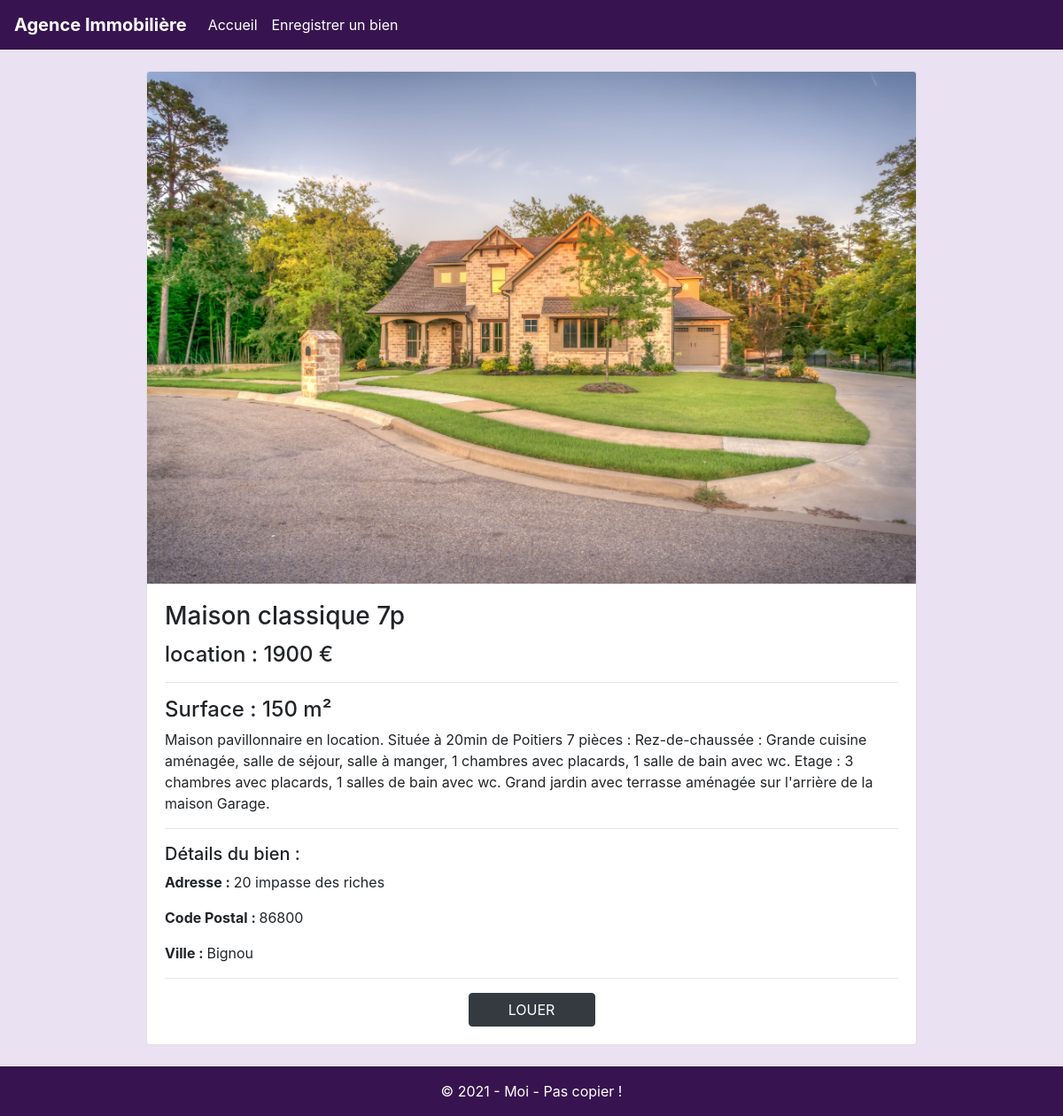
The app's page /logement.php?id_logement=3 with its own data.
### tables this page shows
CREATE TABLE `logement` (
  `id_logement` int(11) NOT NULL,
  `titre` varchar(255) NOT NULL,
  `adresse` varchar(255) NOT NULL,
  `ville` varchar(255) NOT NULL,
  `cp` int(5) UNSIGNED ZEROFILL NOT NULL,
  `surface` int(5) NOT NULL,
  `prix` int(7) NOT NULL,
  `photo` varchar(255) NOT NULL,
  `type` enum('location','vente') NOT NULL,
  `description` text NOT NULL
);

### logement.php (the view)
<?php
require_once('include/init.inc.php');
if(isset($_GET['id_logement']) && !empty($_GET['id_logement']))
{
    $data = $bdd->prepare("SELECT * FROM logement WHERE id_logement = :id_logement");
    $data->bindValue(':id_logement', $_GET['id_logement'], PDO::PARAM_INT);
    $data->execute();
    if($data->rowCount() > 0)
    {
        $logement = $data->fetch(PDO::FETCH_ASSOC);
    }
    else
    {
        header('location: index.php');
    }
}
else
{
    header('location: index.php');
}
require_once('include/header.inc.php');
require_once('include/nav.inc.php');
?>
<div class="row m-0 justify-content-center">
    <div class="col-lg-9">
        <div class="card mt-4 mb-4">
            <img class="card-img-top img-fluid" src="<?= $logement['photo'] ?>" alt="<?= $logement['titre'] ?>">
            <div class="card-body">
                <h3 class="card-title"><?= $logement['titre'] ?></h3>
                <h4><?= $logement['type'] ?> : <?= $logement['prix'] ?> €</h4><hr>
                <h4>Surface : <?= $logement['surface'] ?> m²</h4>
                <p class="card-text"><?= $logement['description'] ?></p><hr>
                <h5>Détails du bien :</h5>
                <p class="card-text"><strong>Adresse : </strong><?= ($logement['adresse']) ?> </p>
                <p class="card-text"><strong>Code Postal : </strong><?= $logement['cp'] ?></p>
                <p class="card-text"><strong>Ville : </strong><?= ucfirst($logement['ville']) ?></p><hr>
                <div class="row justify-content-center align-item-center ">
                <button type="submit" class="btn btn-dark col-md-2">
                    <?php if($logement['type'] == 'location')  echo "LOUER"; else echo "ACHETER"; ?>
                </button>
                </div>
            </div>
        </div>
    </div>
</div>
<?php
require_once('include/footer.inc.php');
?>

### include/header.inc.php (style rules this page uses)
body { background-color: #eae1f2; }

### records on screen
logement: photo (picture), titre "Maison classique 7p", type "location", prix "1900", surface "150", description "Maison pavillonnaire en location. Située à 20min de Poitiers 7 pièces : Rez-de-chaussée : Grande cuisine aménagée, salle de séjour, salle à manger, 1 chambres avec placards, 1 salle de bain avec wc. Etage : 3 chambres avec placards, 1 salles de bain avec wc. Grand jardin avec terrasse aménagée sur l'arrière de la maison Garage.", adresse "20 impasse des riches", cp "86800", ville "Bignou"
